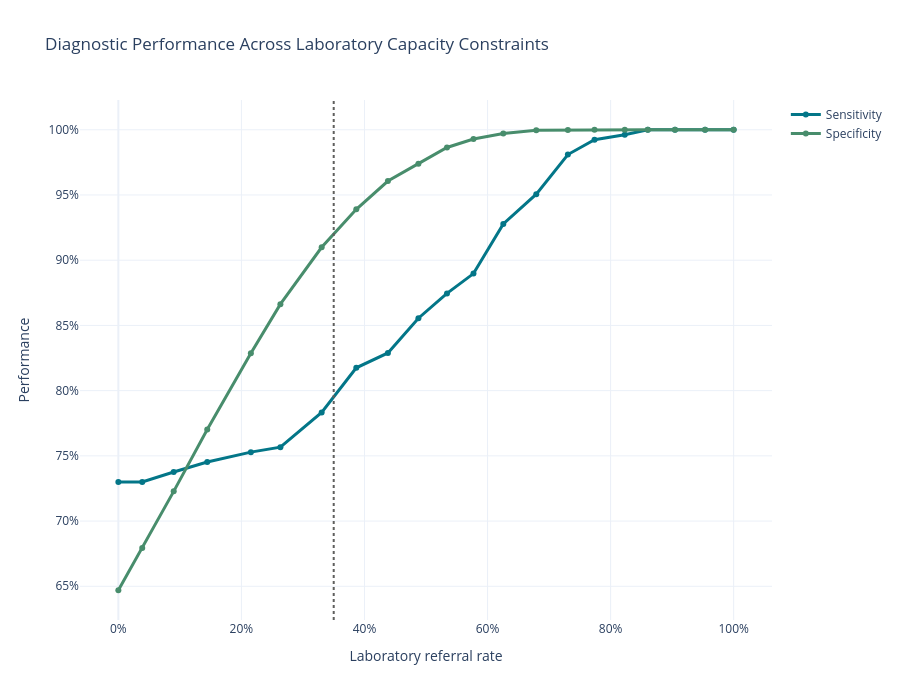

Notebook cell for this chart:
### Code cell
budget_robustness = (
    robustness_tables[
        "budget"
    ]
)

if budget_robustness is not None:

    fig = go.Figure()

    fig.add_trace(
        go.Scatter(
            x=budget_robustness[
                "referral_rate"
            ],

            y=budget_robustness[
                "sensitivity"
            ],

            mode="lines+markers",

            name="Sensitivity",

            line=dict(
                color=PROJECT_COLORS[
                    "teal_dark"
                ],
                width=3
            )
        )
    )

    fig.add_trace(
        go.Scatter(
            x=budget_robustness[
                "referral_rate"
            ],

            y=budget_robustness[
                "specificity"
            ],

            mode="lines+markers",

            name="Specificity",

            line=dict(
                color=PROJECT_COLORS[
                    "green_dark"
                ],
                width=3
            )
        )
    )

    fig.add_vline(
        x=0.35,
        line_dash="dot",
        line_color=PROJECT_COLORS[
            "grey_dark"
        ]
    )

    fig.update_layout(
        title=(
            "Diagnostic Performance Across "
            "Laboratory Capacity Constraints"
        ),

        xaxis_title=(
            "Laboratory referral rate"
        ),

        yaxis_title=(
            "Performance"
        ),

        template="plotly_white",
        height=700
    )

    fig.update_xaxes(
        tickformat=".0%"
    )

    fig.update_yaxes(
        tickformat=".0%"
    )

    fig.show()

    save_plotly_final(
        fig,
        "figure_3_budget_robustness",
        height=700
    )

### Figure 1 — Plotly figure (JSON) as saved in the notebook; plotly's stock layout.template omitted (floating-point values rounded to 4 significant figures)
{"data": [{"line": {"color": "#037688", "width": 3}, "mode": "lines+markers", "name": "Sensitivity", "type": "scatter", "x": [0.0, 0.03881, 0.08995, 0.1445, 0.2153, 0.2633, 0.3304, 0.3867, 0.4381, 0.4877, 0.5341, 0.5772, 0.6256, 0.6792, 0.7306, 0.7739, 0.823, 0.8605, 0.9047, 0.9536, 1.0], "y": [0.73, 0.73, 0.7376, 0.7452, 0.7529, 0.7567, 0.7833, 0.8175, 0.8289, 0.8555, 0.8745, 0.8897, 0.9278, 0.9506, 0.981, 0.9924, 0.9962, 1.0, 1.0, 1.0, 1.0]}, {"line": {"color": "#488D6C", "width": 3}, "mode": "lines+markers", "name": "Specificity", "type": "scatter", "x": [0.0, 0.03881, 0.08995, 0.1445, 0.2153, 0.2633, 0.3304, 0.3867, 0.4381, 0.4877, 0.5341, 0.5772, 0.6256, 0.6792, 0.7306, 0.7739, 0.823, 0.8605, 0.9047, 0.9536, 1.0], "y": [0.647, 0.6794, 0.7228, 0.7702, 0.8286, 0.8663, 0.9099, 0.939, 0.9607, 0.974, 0.9864, 0.9928, 0.9971, 0.9995, 0.9998, 1.0, 1.0, 1.0, 1.0, 1.0, 1.0]}], "layout": {"height": 700, "shapes": [{"line": {"color": "#5F5F5D", "dash": "dot"}, "type": "line", "x0": 0.35, "x1": 0.35, "xref": "x", "y0": 0, "y1": 1, "yref": "y domain"}], "title": {"text": "Diagnostic Performance Across Laboratory Capacity Constraints"}, "xaxis": {"tickformat": ".0%", "title": {"text": "Laboratory referral rate"}}, "yaxis": {"tickformat": ".0%", "title": {"text": "Performance"}}}}
